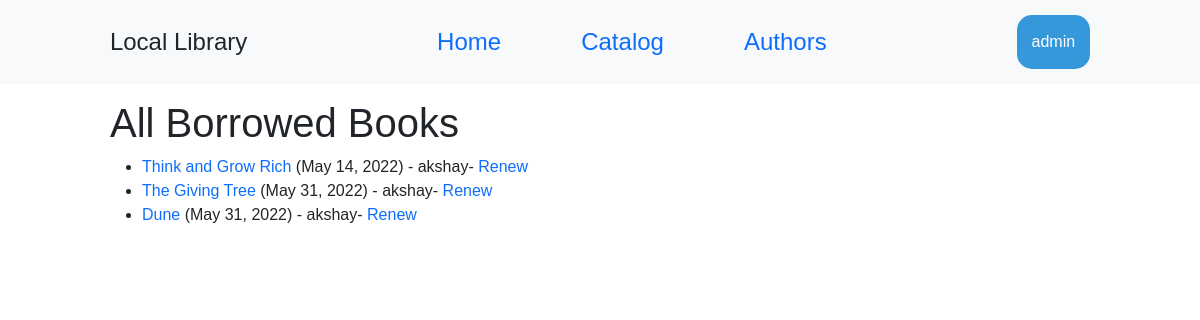
Page /catalog/borrowed/ (signed in) on the committed database.
### catalog/models.py (models this page shows, shortened)
class BookInstance(models.Model):
    id = models.UUIDField(primary_key=True, default=uuid.uuid4, help_text='Unique ID for this particular book across whole library')
    book = models.ForeignKey('Book', on_delete=models.RESTRICT, null=True)
    imprint = models.CharField(max_length=200)
    due_back = models.DateField(null=True, blank=True)
    borrower = models.ForeignKey(User, on_delete=models.SET_NULL, null=True, blank=True)
    LOAN_STATUS = (
        ('m', 'Maintenance'),
        ('o', 'On loan'),
        ('a', 'Available'),
        ('r', 'Reserved'),
    )
    status = models.CharField(
        max_length=1,
        choices=LOAN_STATUS,
        blank=True,
        default='m',
        help_text='Book availability',
    )
    class Meta:
        ordering = ['due_back']
        permissions = (("can_mark_returned", "Set book as returned"),)
    @property
    def is_overdue(self):
        if self.due_back and date.today() > self.due_back:
            return True
        return False

class Book(models.Model):
    title = models.CharField(max_length = 200)
    author = models.ForeignKey('Author', on_delete=models.SET_NULL, null=True)
    summary = models.TextField(max_length=1000, help_text = 'Enter a brief description of the book')
    isbn = models.CharField('ISBN', max_length = 13, unique = True, help_text = '13 Character <a href="https://www.isbn-international.org/content/what-isbn">ISBN number</a>')
    genre = models.ManyToManyField(Genre, help_text='Select a genre for this book')
    language = models.ForeignKey('Language', on_delete=models.SET_NULL, null=True)
    def display_genre(self):
        return ', '.join(genre.name for genre in self.genre.all()[:3])
    display_genre.short_description = 'Genre'

### catalog/views.py (the view)
# urls.py: path(r'borrowed/', views.LoanedBooksAllListView.as_view(), name='all-borrowed'),
class LoanedBooksAllListView(PermissionRequiredMixin, generic.ListView):
    model = BookInstance
    permission_required = 'catalog.can_mark_returned'
    template_name = 'catalog/bookinstance_list_borrowed_all.html'
    paginate_by = 10
    def get_queryset(self):
        return BookInstance.objects.filter(status__exact='o').order_by('due_back')

### catalog/templates/catalog/bookinstance_list_borrowed_all.html
{% extends "base_generic.html" %}
{% block content %}
    <h1>All Borrowed Books</h1>
    {% if bookinstance_list %}
    <ul>
      {% for bookinst in bookinstance_list %}
      <li class="{% if bookinst.is_overdue %}text-danger{% endif %}">
        <a href="{% url 'book_detail' bookinst.book.pk %}">{{bookinst.book.title}}</a> ({{ bookinst.due_back }}) {% if user.is_staff %}- {{ bookinst.borrower }}{% endif %}{% if perms.catalog.can_mark_returned %}- <a href="{% url 'renew-book-librarian' bookinst.id %}">Renew</a>  {% endif %}
      </li>
      {% endfor %}
    </ul>
    {% else %}
      <p>There are no books borrowed.</p>
    {% endif %}
{% endblock %}

### catalog/templates/base_generic.html (shortened to what this page needs)
{% load static %}
<!DOCTYPE html>
<html lang="en">
<head>
  <link href="https://cdn.jsdelivr.net/npm/bootstrap@5.1.3/dist/css/bootstrap.min.css" rel="stylesheet">
  <link rel="stylesheet" href="{% static 'css/styles.css' %}">
</head>
<body>
  <nav class="navbar bg-light">
    <div class="nav-container">
        <div>
            <a>Local Library</a>
        </div>
        <div class="nav-links">
            <a href="{% url 'index' %}">Home</a>
            <a href="{% url 'books' %}">Catalog</a>
            <a href="{% url 'authors'%}">Authors</a>
        </div>
        <div class="nav-buttons">
          {% if user.is_authenticated %}
            <button class="dropbtn" onclick="myFunction()">{{ user.get_username }}</button>
          {% else %}
            <a href="{% url 'login'%}?next={{request.path}}">Sign in</a>
          {% endif %}
        </div>
    </div>
  </nav>
  <div class="container-fluid">
    <div class="col-sm-10 ">
      {% block content %}
      {% endblock %}
    </div>
  </div>
</body>
</html>

### catalog/static/css/styles.css (style rules this page uses)
body { font-family: sans-serif; }
a { text-decoration: none; }
.navbar { padding:15px; font-size:24px; width:100%; }
.nav-container { display: flex; width:100%; align-items: center; justify-content: space-around; }
.nav-links { display:flex; width:33.3%; justify-content:space-between; }
.dropbtn { background-color: #3498DB; color: white; padding: 15px; font-size: 16px; border: none; border-radius: 15px; cursor: pointer; }
.container-fluid { margin-top: 15px; width: 100%; display: flex; justify-content: center; align-items: center; }

### rows in the picture
BookInstance: book "Think and Grow Rich", due_back "May 14, 2022", borrower "akshay"
BookInstance: book "The Giving Tree", due_back "May 31, 2022", borrower "akshay"
BookInstance: book "Dune", due_back "May 31, 2022", borrower "akshay"

### other values in the picture
{{ user.get_username }} "admin"
